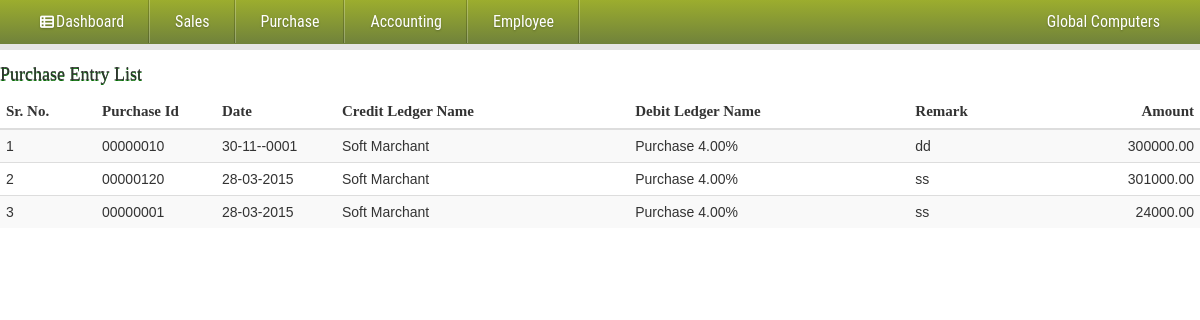
The page /admin/purchase_entry_list.php (signed in) on the database its author committed.
### tables this page shows
CREATE TABLE IF NOT EXISTS `pur_entry_master` (
  `pur_entry_id` int(10) NOT NULL AUTO_INCREMENT,
  `purchase_id` varchar(12) NOT NULL,
  `purchase_date` date NOT NULL,
  `remark` varchar(200) NOT NULL,
  `credit_ledger_id` int(10) NOT NULL,
  `debit_ledger_id` int(10) NOT NULL,
  `amount` double(10,2) NOT NULL,
  `is_deleted` varchar(1) NOT NULL,
  PRIMARY KEY (`pur_entry_id`)
);

### admin/purchase_entry_list.php (shortened to what this page needs)
<?php include_once("header.php");?>
<form action="" method="post" role="form">
	<h4 id="title">Purchase Entry List</h4>
  <div class="table-responsive">
    <table class="table table-striped">
      <thead>
        <tr>
			<th><b id="b-title">Sr. No.</b></th>
			<th><b id="b-title">Purchase Id</b></th>
			<th><b id="b-title">Date</b></th>
			<th><b id="b-title">Credit Ledger Name</b></th>
			<th><b id="b-title">Debit Ledger Name</b></th>
			<th><b id="b-title">Remark</b></th>
			<th style="text-align:right"><b id="b-title">Amount</b></th>
        </tr>
      </thead>
      <tbody>
		  <?php
		 echo "<tr>";
		  $rs=mysql_query("select pur_entry_id,purchase_id,(select ledger_name from ledger_master where ledger_id=credit_ledger_id) as supplier_name,(select  ledger_name from ledger_master where ledger_id=debit_ledger_id) as debit_ledger_id1,purchase_date,remark,credit_ledger_id,debit_ledger_id,amount from pur_entry_master a where a.is_deleted='0'")or die(mysql_error());
		  $i=1;
	  while($row=mysql_fetch_array($rs))
	  {
	  	echo '<td width=8%>'.$i++.'</td>';
	  	echo "<td width=10%>".str_pad($row['purchase_id'],8,"0",STR_PAD_LEFT)."</td>";
	  	echo "<td width=10%>".date("d-m-Y",strtotime($row['purchase_date']))."</td>";
		echo "<td>".ucwords($row['supplier_name'])."</td>";
		echo "<td>".$row['debit_ledger_id1']."</td>";
		echo "<td>".$row['remark']."</td>";
		echo "<td align=right>".$row['amount']."</td>";
		echo "</tr>";
	  }
	  ?>
      </tbody>
    </table>
  </div>
</form>

### styles/style.css (style rules this page uses)
#title { width:100%; font-family:Georgia, "Times New Roman", Times, serif; height:auto; margin-top:15px; text-shadow: 0 1px #006600; }
body { margin: 0; padding: 0; color: #414141; }
#b-title { font-family:"Times New Roman", Times, serif; font-size:15px; }

### styles/popup.css (style rules this page uses)
html, body, div, span, applet, object, iframe, h1, h2, h3, h4, h5, h6, p, blockquote, pre, a, abbr, acronym, address, big, cite, code, del, dfn, em, img, ins, kbd, q, s, samp, small, strike, strong, sub, sup, tt, var, b, u, i, center, dl, dt, dd, ol, ul, li, fieldset, form, label, legend, table, caption, tbody, tfoot, thead, tr, th, td, article, aside, canvas, details, embed, figure, figcaption, footer, header, hgroup, menu, nav, output, ruby, section, summary, time, mark, audio, video { margin: 0; padding: 0; border: 0; font-size: 100%; font: inherit; vertical-align: baseline; }
body { line-height: 1; }
table { border-collapse: collapse; border-spacing: 0; }

### rows shown on the page
pur_entry_master: purchase "00000010", purchase_date "30-11--0001", supplier_name "Soft Marchant", debit_ledger_id1 "Purchase 4.00%", remark "dd", amount "300000.00"
pur_entry_master: purchase "00000120", purchase_date "28-03-2015", supplier_name "Soft Marchant", debit_ledger_id1 "Purchase 4.00%", remark "ss", amount "301000.00"
pur_entry_master: purchase "00000001", purchase_date "28-03-2015", supplier_name "Soft Marchant", debit_ledger_id1 "Purchase 4.00%", remark "ss", amount "24000.00"

### other values the page prints
$_SESSION['ossem_enterprise_name'] "Global Computers"
